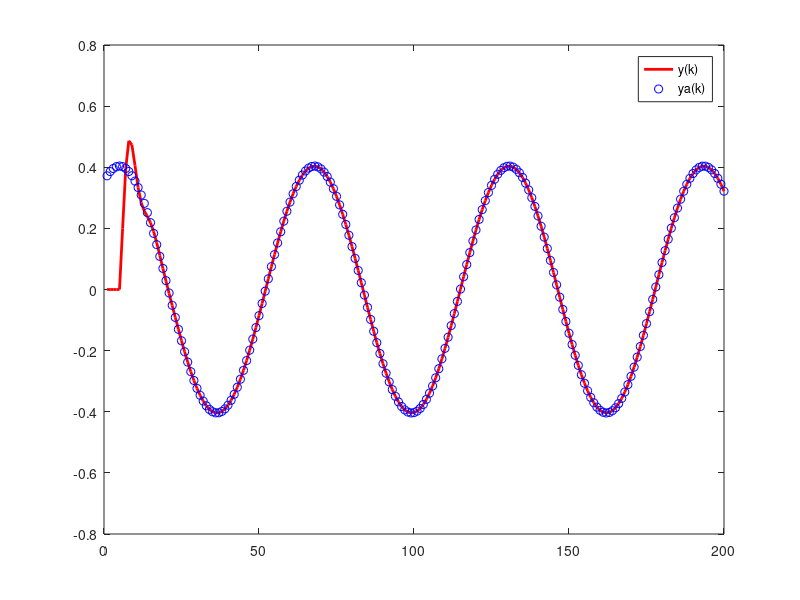

MATLAB code for this plot:
clear all; close all;
k=(1:200);
u=[0,0,0,0,0,cos(0.1*k)];
y=filter(0.2,[1,-1,0.5,0,0,0],u);
figure;plot(y(1:200),'r','LineWidth',2);hold on;
z=exp(-0.1*i);
G=0.2*z^5/(1-z+0.5*z^2);
ya=abs(G)*cos(0.1*k+angle(G));
plot(ya(1:200),'bo');
legend('y(k)','ya(k)');
